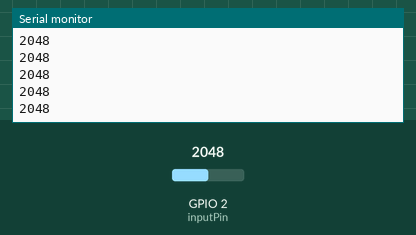
Recording of a sketch running on a simulated ESP32. On the bench: the last lines printed to the serial monitor. Inputs (shaded band) come from the test bench; at power-on: GPIO 2 (inputPin) = 2048.

Above: at 1.2 s.
1.3 s: GPIO 2 (inputPin) set to 2866
At 2.0 s:
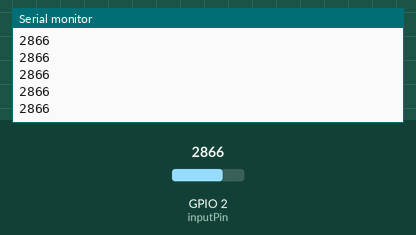
2.8 s: GPIO 2 (inputPin) set to 3603
At 3.3 s:
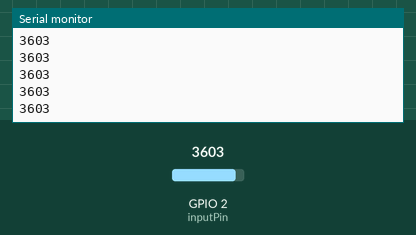
Timing chart, 0 to 5.8 s (numbered marks = the images above; inputs shaded):
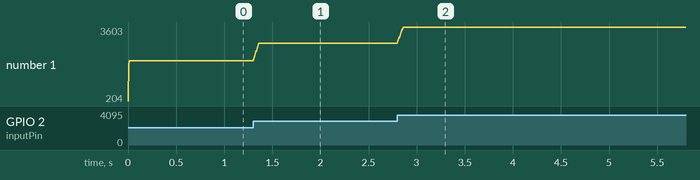

Measured:
- after the input at 1.3 s, the serial monitor: prints a new line at once (image 1)
- after the input at 2.8 s, the serial monitor: prints a new line at once (image 2)
- plotted number 1: 2048 → 2866 after the input at 1.3 s, 2866 → 360 after the input at 2.8 s

The sketch:

Program_Contoh.ino
```cpp
// 10 September 2023
// Alfan, Ayum, Rani
// Program Contoh Simulasi Pemrosesan data menggunakan regresi linier dengan sensor soil moisture

const int numReadings = 10;           // Jumlah pembacaan atau array

int readings[numReadings];            // Pembacaan dari analoginput
int readIndex = 0;                    // index dari pembacaan tertentu
int total = 0;                        // jumlah proses total
int average = 0;                      // rata rata

int inputPin = 2;                     // pin input dihubungkan pada GPIO2

void setup() {
  Serial.begin(9600);                 // Komunikasi serial diatur pada baudrate 9600

  // inisialisasi semua pembacaan ke 0:
  for (int thisReading = 0; thisReading < numReadings; thisReading++) {
    readings[thisReading] = 0;
  }
}

void loop() {
  // jumlah total sama dengan nilai variabel total dikurangin pembacaan terakhir
  total = total - readings[readIndex];

  // membaca nilai sensor
  readings[readIndex] = analogRead(inputPin);

  // menambahkan nilai pembacaan ke total
  total = total + readings[readIndex];

  // menambahkan nilai index
  readIndex = readIndex + 1;

  // jika berada pada posisi terakhir array
  if (readIndex >= numReadings) {
    // mulai dari awal:
    readIndex = 0;
  }

  // hitung rata rata
  average = total / numReadings;

  // menampilkan rata rata ke serial monitor
  Serial.println(average);
  delay(1);
  // delay antar pembacaan untuk stabilitas
}
```
